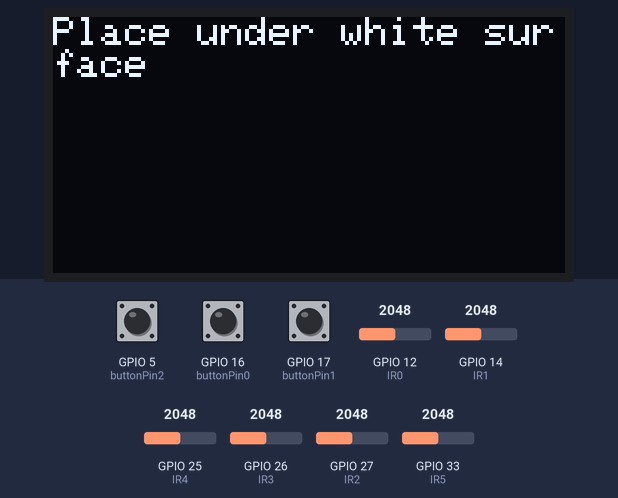
This sketch was run on a simulated ESP32. Parts: 128×64 one-colour display. The test bench sets the inputs (shaded band); at power-on: GPIO 5 (buttonPin2) LOW, GPIO 12 (IR0) = 2048, GPIO 14 (IR1) = 2048, GPIO 16 (buttonPin0) LOW, GPIO 17 (buttonPin1) LOW, GPIO 25 (IR4) = 2048, GPIO 26 (IR3) = 2048, GPIO 27 (IR2) = 2048, GPIO 33 (IR5) = 2048.

Above: at 5.9 s.
At 8.9 s:
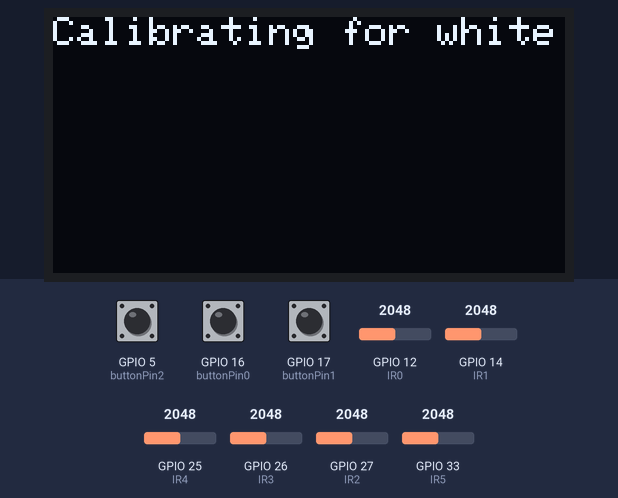
At 12.0 s:
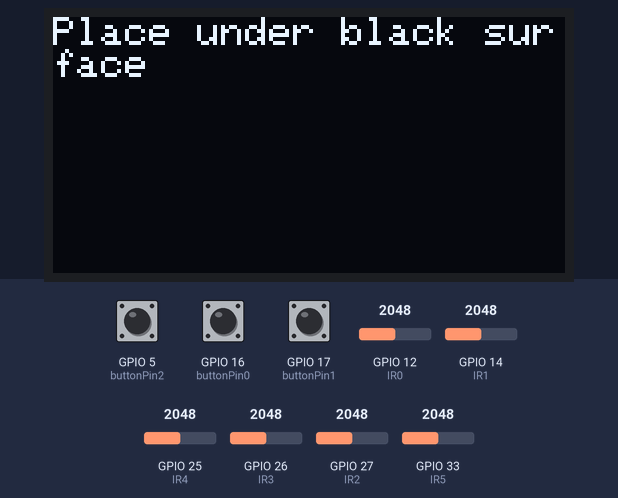
At 15.0 s:
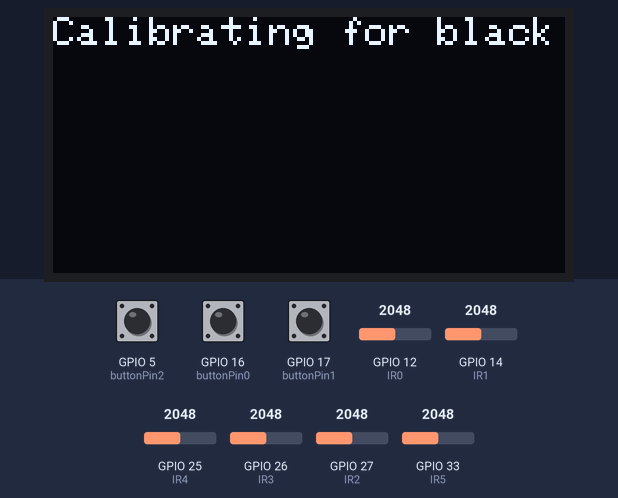
At 18.0 s:
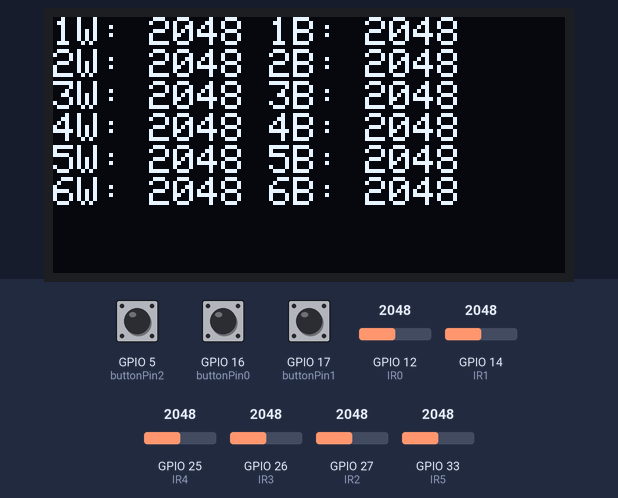
At 24.1 s:
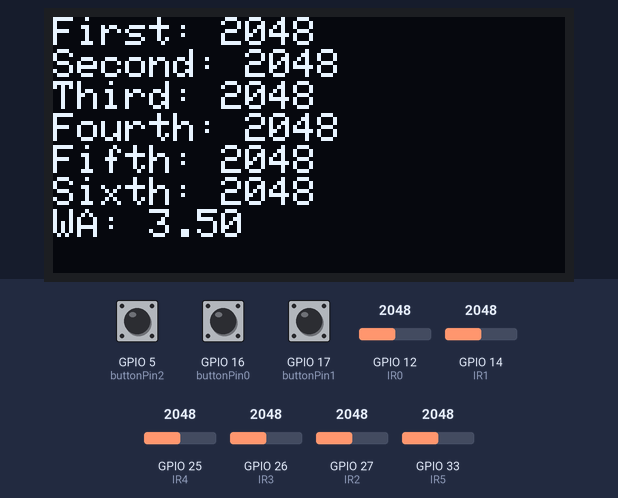

The sketch:

LineFollowing.ino
```cpp
#include <SPI.h>
#include <Wire.h>
#include <Adafruit_GFX.h>
#include <Adafruit_SH110X.h>
#define I2C_SLAVE_ADDR 0x04


/* Uncomment the initialize the I2C address , uncomment only one, If you get a totally blank screen try the other*/
#define i2c_Address 0x3c  //initialize with the I2C addr 0x3C Typically eBay OLED's
//#define i2c_Address 0x3d //initialize with the I2C addr 0x3D Typically Adafruit OLED's

#define SCREEN_WIDTH 128  // OLED display width, in pixels
#define SCREEN_HEIGHT 64  // OLED display height, in pixels
#define OLED_RESET -1     //   QT-PY / XIAO
Adafruit_SH1106G display = Adafruit_SH1106G(SCREEN_WIDTH, SCREEN_HEIGHT, &Wire, OLED_RESET);


#define NUMFLAKES 10
#define XPOS 0
#define YPOS 1
#define DELTAY 2

#define IR0 12  // select the input pin for the potentiometer
#define IR1 14
#define IR2 27
#define IR3 26
#define IR4 25
#define IR5 33


#define LOGO16_GLCD_HEIGHT 16
#define LOGO16_GLCD_WIDTH 16

int maxVal[] = {0, 0, 0, 0, 0, 0};
int minVal[] = {0, 0, 0, 0, 0, 0};
int irVal[] = {0, 0, 0, 0, 0, 0};

int x = 0;   //left speed
int y = 0;   //right speed
int z = 92;  //steering angle

int Kp = 60;
float Ki = 0;
int Kd = 20;

float lastE = 0;
float currentE = 0;
float weightedAve = 0;
float u = 0;
float sumE = 0;

const int buttonPin0 = 16;
const int buttonPin1 = 17;
const int buttonPin2 = 5;

// The button push state value.
int buttonState0 = 0;
int buttonState1 = 0;
int buttonState2 = 0;

//PID parameter for motors
int setSpeed = 0;
float speedFactor = 1.0;

//menu page number
int menu =0;

bool run = false;


// array for the sensors.
const char* number[] = {"First: ", "Second: ", "Third: ", "Fourth: ", "Fifth: ", "Sixth: "};


void setup() {

  //setup the pinmode for the IR sensors
  pinMode(IR0, INPUT);
  pinMode(IR1, INPUT);
  pinMode(IR2, INPUT);
  pinMode(IR3, INPUT);
  pinMode(IR4, INPUT);
  pinMode(IR5, INPUT);

  //setup the pinmode for the button
  pinMode(buttonPin0, INPUT);
  pinMode(buttonPin1, INPUT);
  pinMode(buttonPin2, INPUT);


  Serial.begin(9600);
  delay(250);

  display.begin(i2c_Address, true);

  display.clearDisplay();
  display.setTextSize(1);
  display.setTextColor(SH110X_WHITE);


  //display booting text on oled display
  for (int i = 0; i <= 5; i++) {
    display.setCursor(0, 0);
    display.print("EEEbot booting");
    display.display();
    for (int j = 0; j <= 3; j++) {
      delay(100);
      display.print(".");
      display.display();
      delay(100);
    }
    display.clearDisplay();
  }


  display.clearDisplay();

  display.setCursor(0, 0);

  //calibration for the IR sensors

  display.println("Place under white surface ");
  display.display();
  delay(3000);
  display.clearDisplay();
  display.setCursor(0, 0);
  display.println("Calibrating for white");
  display.display();

  maxVal[0] = analogRead(IR0);
  maxVal[1] = analogRead(IR1);
  maxVal[2] = analogRead(IR2);
  maxVal[3] = analogRead(IR3);
  maxVal[4] = analogRead(IR4);
  maxVal[5] = analogRead(IR5);

  delay(3000);


  display.clearDisplay();
  display.setCursor(0, 0);
  display.println("Place under black surface ");
  display.display();
  delay(3000);
  display.clearDisplay();
  display.setCursor(0, 0);
  display.println("Calibrating for black");
  display.display();

  minVal[0] = analogRead(IR0);
  minVal[1] = analogRead(IR1);
  minVal[2] = analogRead(IR2);
  minVal[3] = analogRead(IR3);
  minVal[4] = analogRead(IR4);
  minVal[5] = analogRead(IR5);

  delay(3000);


  display.clearDisplay();
  display.setCursor(0, 0);

  display.print("1W: ");
  display.print(maxVal[0]);
  display.print(" 1B: ");
  display.println(minVal[0]);

  display.print("2W: ");
  display.print(maxVal[1]);
  display.print(" 2B: ");
  display.println(minVal[1]);

  display.print("3W: ");
  display.print(maxVal[2]);
  display.print(" 3B: ");
  display.println(minVal[2]);

  display.print("4W: ");
  display.print(maxVal[3]);
  display.print(" 4B: ");
  display.println(minVal[3]);

  display.print("5W: ");
  display.print(maxVal[4]);
  display.print(" 5B: ");
  display.println(minVal[4]);

  display.print("6W: ");
  display.print(maxVal[5]);
  display.print(" 6B: ");
  display.println(minVal[5]);

  display.display();

  delay(6000);


}

//drive function, able to move the EEEbot
void drive(int leftMotor, int rightMotor, int angle) {

  Wire.beginTransmission(I2C_SLAVE_ADDR);

  Wire.write((byte)((leftMotor & 0x0000FF00) >> 8));
  Wire.write((byte)(leftMotor & 0x000000FF));

  Wire.write((byte)((rightMotor & 0x0000FF00) >> 8));
  Wire.write((byte)(rightMotor & 0x000000FF));


  Wire.write((byte)((angle & 0x0000FF00) >> 8));
  Wire.write((byte)(angle & 0x000000FF));

  Wire.endTransmission();
  delay(100);
}


void loop() {


  buttonState0 = digitalRead(buttonPin0);
  buttonState1 = digitalRead(buttonPin1);
  buttonState2 = digitalRead(buttonPin2);

  display.clearDisplay();
  display.setCursor(0, 0);

  irVal[0] = analogRead(IR0);
  irVal[1] = analogRead(IR1);
  irVal[2] = analogRead(IR2);
  irVal[3] = analogRead(IR3);
  irVal[4] = analogRead(IR4);
  irVal[5] = analogRead(IR5);

  for(int i = 0; i<=5; i++){
    if(irVal[i]>maxVal[i]){
      irVal[i] = maxVal[i];
    }
    if(irVal[i]<minVal[i]){
      irVal[i] = minVal[i];
    }
  }


  float XiSi = 0;
  int sum = 0;

  for(int i = 0; i<=5 ;i++){

    XiSi += (irVal[i]*(i+1));
    sum += irVal[i];

    if(menu == 0){
      display.print(number[i]);
      display.println(irVal[i]);
    }

  }

  if(menu>5){
    menu = 0;
  }

  while(buttonState1 == HIGH){
    menu++;
    break;

  }


  if(menu ==1){
    display.print("P: ");
    display.println(Kp);


    if(buttonState2 == HIGH){
      Kp++;
    }
    if(buttonState0 == HIGH&&Kp>0){
      Kp--;
    }


  }
  if(menu ==2){
    display.print("I: ");
    display.println(Ki);
    if(buttonState2 == HIGH){
      Ki+=0.1;
    }
    if(buttonState0 == HIGH&&Ki>0){
      Ki-=0.1;
    }


  }
  if(menu ==3){
    display.print("D: ");
    display.println(Kd);
    if(buttonState2 == HIGH){
      Kd++;
    }
    if(buttonState0 == HIGH&&Kd>0){
      Kd--;
    }
  }

  if(menu == 4){

    display.print("Motor Speed: ");
    display.println(setSpeed);

    if(buttonState2==HIGH){
      setSpeed+=20;
    }
    if(buttonState0 == HIGH && setSpeed>0){
      setSpeed-=20;
    }


  }

  if (menu == 5){
    display.print("Speed Factor: ");
    display.println(speedFactor);
    if(buttonState0 == HIGH){
      speedFactor-=0.01;
    }
    if(buttonState2 == HIGH && speedFactor<=1){
      speedFactor+=0.01;
    }

  }


  weightedAve = XiSi/sum;

  display.print("WA: ");
  display.println(weightedAve);

  display.display();


  currentE = 3.5 - weightedAve;

  sumE +=currentE;

  u = (Kp*currentE)+(Ki*sumE)+(Kd*(currentE-lastE));
  lastE = currentE;

  z = 92 - u;


  x = setSpeed-speedFactor*u;
  y = setSpeed+speedFactor*u;

  // if(weightedAve>4.0){
  //   y = -setSpeed;

  // }
  // if(weightedAve<3.0){
  //   x = -setSpeed;
  // }


  if(irVal[0]>1000&&irVal[1]>1000&&irVal[2]>1000&&irVal[3]>1000&&irVal[4]>1000&&irVal[5]>1000){
    drive(-90,-90,z);
  }
  else{
    drive(x,y,z);

  }


  //raw data test code
  // // int sensorValue0 = analogRead(IR0);
  // // int sensorValue1 = analogRead(IR1);
  // // int sensorValue2 = analogRead(IR2);
  // // int sensorValue3 = analogRead(IR3);
  // // int sensorValue4 = analogRead(IR4);
  // // int sensorValue5 = analogRead(IR5);


}
```

Measured:
- what the display in image 0 shows lasts 3.0 s, from 5.9 s to 8.9 s
- what the display in image 4 shows lasts 6.0 s, from 18.0 s to 24.0 s
